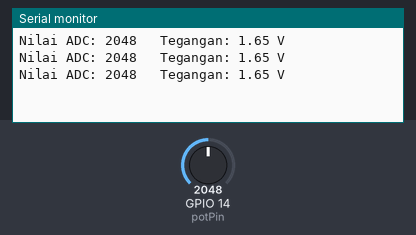
The sketch below on a simulated ESP32. On the bench: the last lines printed to the serial monitor. The test bench sets the inputs (shaded band); at power-on: GPIO 14 (potPin) = 2048.

Above: at 1.3 s.
1.4 s: GPIO 14 (potPin) set to 2866
At 1.9 s:
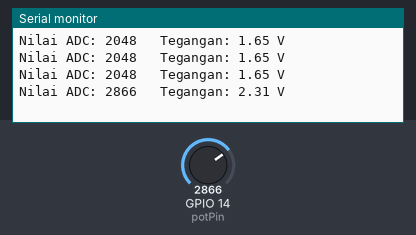
2.9 s: GPIO 14 (potPin) set to 3603
At 3.4 s:
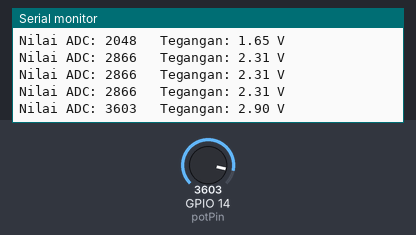
Timing chart, 0 to 5.9 s (numbered marks = the images above; inputs shaded):
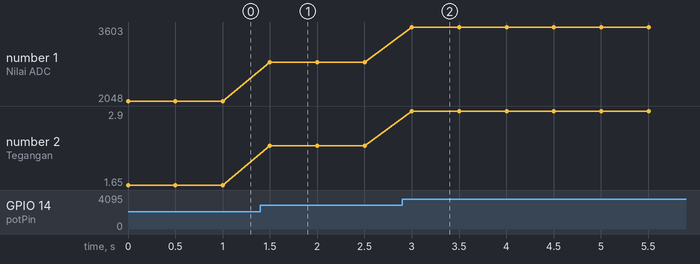

Measured:
- after the input at 1.4 s, the serial monitor: prints a new line after 0.10 s (image 1)
- after the input at 2.9 s, the serial monitor: prints a new line after 0.10 s (image 2)
- plotted number 1: 2048 → 2866 after the input at 1.4 s, 2866 → 3603 after the input at 2.9 s
- plotted number 2: 1.65 → 2.31 after the input at 1.4 s, 2.31 → 2.9 after the input at 2.9 s

The sketch:

program_latihan_potensio.ino
```cpp
// Definisikan pin analog
int potPin = 14;  // Gunakan GPIO 14 untuk membaca potensiometer

void setup() {
  // Inisialisasi serial monitor untuk menampilkan data
  Serial.begin(115200);
}

void loop() {
  // Membaca nilai analog dari potensiometer (range: 0-4095)
  int potValue = analogRead(potPin);

  // Konversi nilai ADC ke tegangan (3.3V max untuk ESP32)
  float voltage = (potValue / 4095.0) * 3.3;

  // Tampilkan nilai ADC dan tegangan di serial monitor
  Serial.print("Nilai ADC: ");
  Serial.print(potValue);
  Serial.print("\t Tegangan: ");
  Serial.print(voltage);
  Serial.println(" V");
  // Tunggu sebentar sebelum membaca lagi
  delay(500);
}
```
